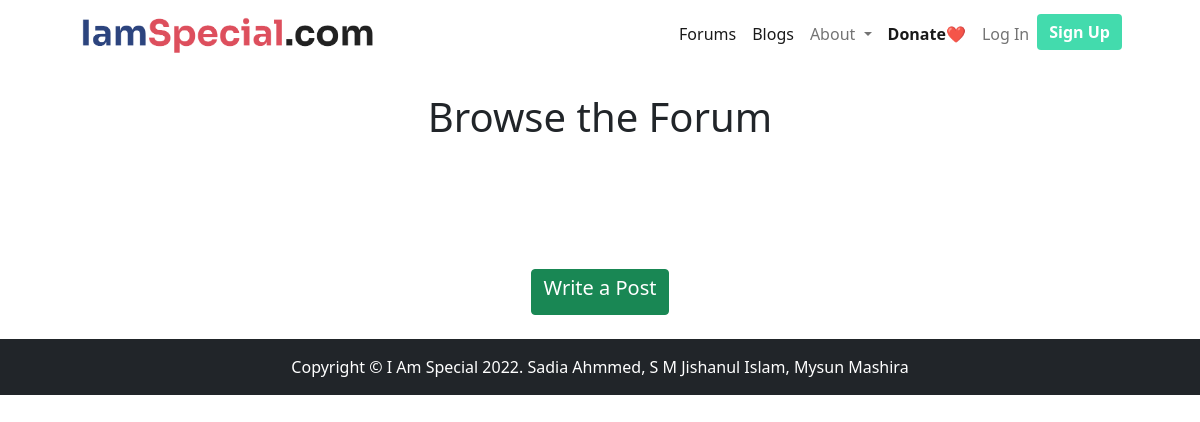
Page /forum-lists.php on the earlier database version.
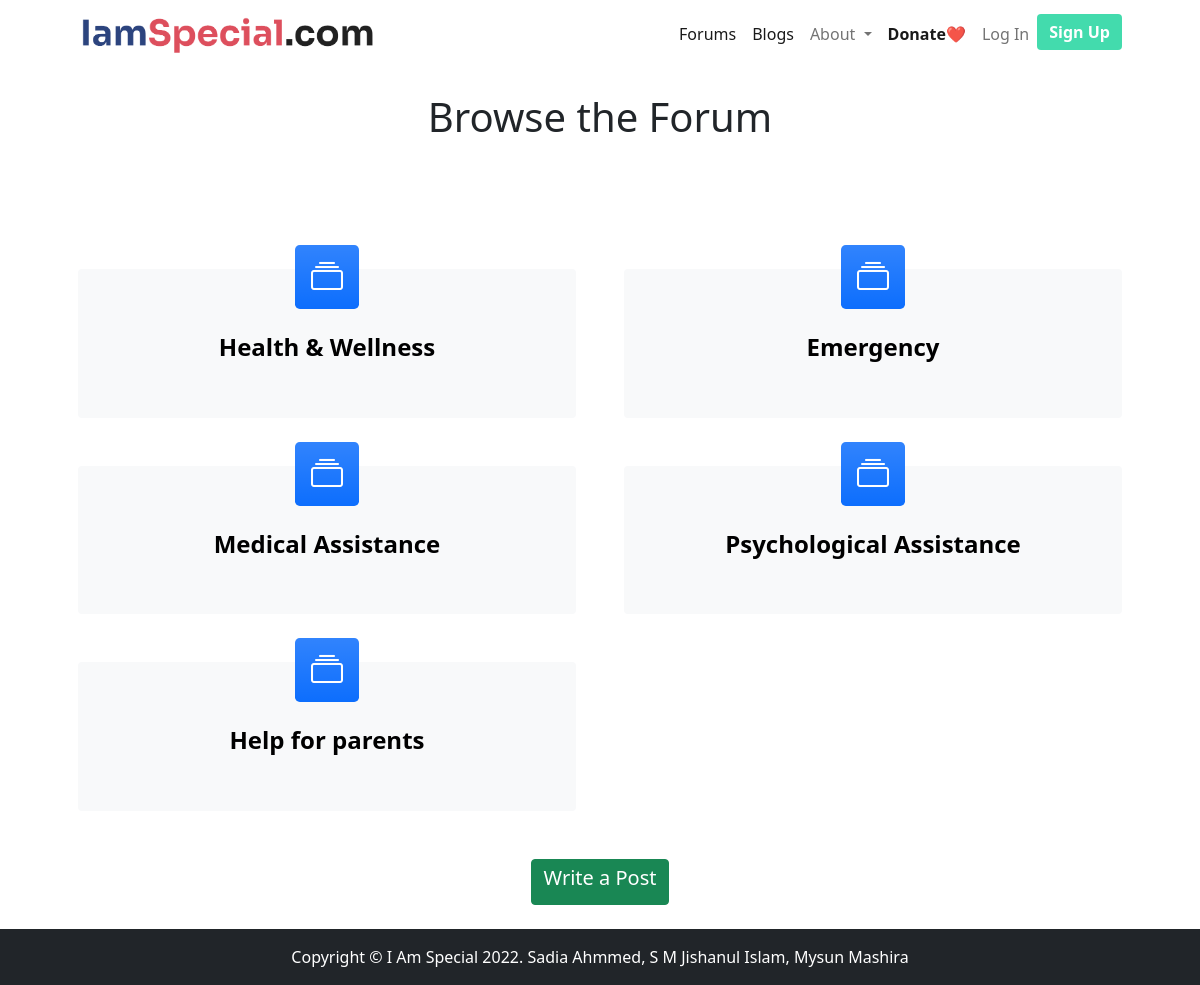
Same page on the later database version.
### tables this page shows
CREATE TABLE `forum_categories` (
  `forum_id` int(11) NOT NULL,
  `name` varchar(255) NOT NULL
);

### includes/functions.php (the view, shortened to what this page needs)
<?php
include_once "db.php";
function getAllForumCategoriesAsCards()
{
    global $connection;
    $sql = "SELECT * FROM forum_categories";
    $query = mysqli_query($connection, $sql) or die("Failed " . mysqli_error($connection));
    if ($query) {
        while ($row = mysqli_fetch_assoc($query)) {
            echo "
            <div class='col-lg-6 col-xxl-4 mb-5'>
                <div class='card bg-light border-0 h-100'>
                    <a style='text-decoration: none;color: black;' href='forums.php?category={$row['forum_id']}'>
                        <div class='card-body text-center p-4 p-lg-5 pt-0 pt-lg-0'>
                            <div class='feature bg-primary bg-gradient text-white rounded-3 mb-4 mt-n4'><i class='bi bi-collection'></i></div>
                            <h2 class='fs-4 fw-bold'>{$row['name']}</h2>
                        </div>
                    </a>
                </div>
            </div>
            ";
        }
    }
}

Differences in the rows shown:
added forum_categories: name "Health & Wellness"
added forum_categories: name "Emergency"
added forum_categories: name "Medical Assistance"
added forum_categories: name "Psychological Assistance"
added forum_categories: name "Help for parents"
